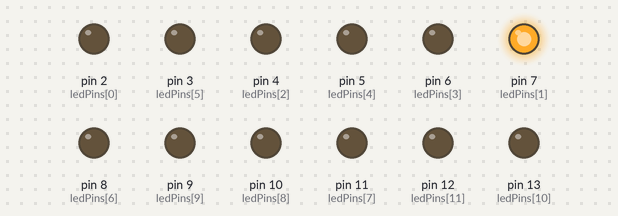
This sketch was run on a simulated Arduino Uno, built with avr-gcc and run on an emulated ATmega328P. On the bench: output pins drawn as LEDs (lit = HIGH).

Above: at 0.37 s.
At 0.87 s:
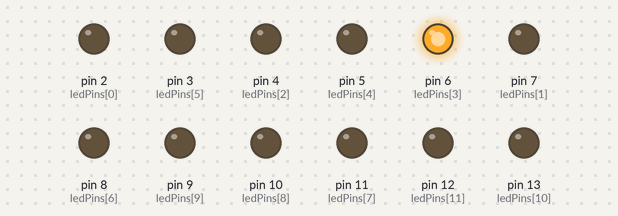
At 1.62 s:
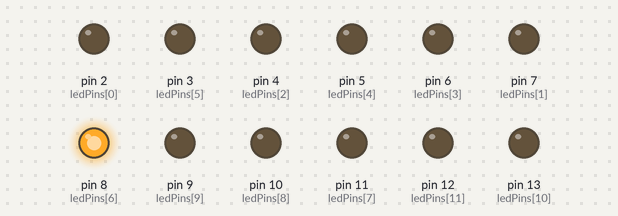
At 3.0 s:
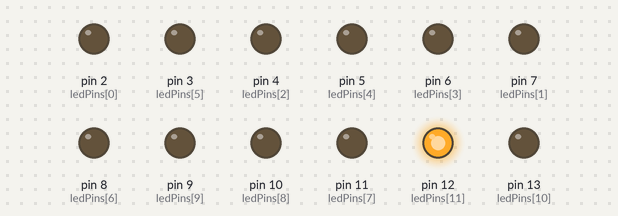
At 4.62 s:
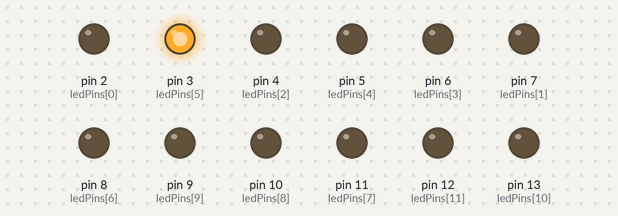
At 6.0 s:
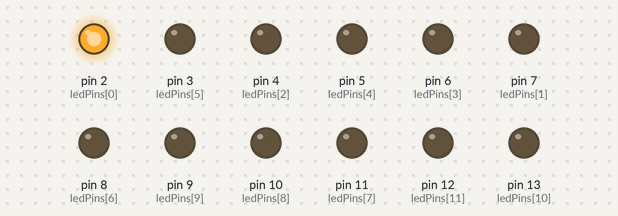
Timing chart, 0 to 7.8 s (numbered marks = the images above):
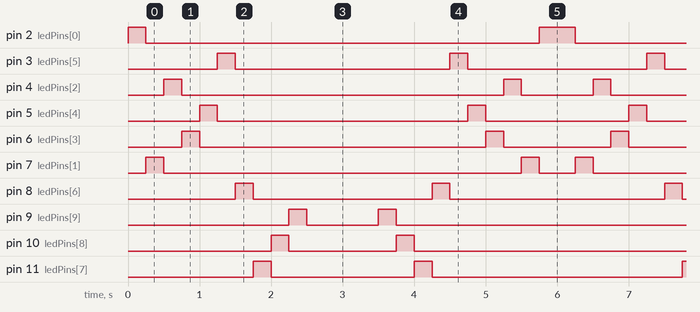

The sketch:

sketch.ino
```cpp
int timer = 250;
int ledPins[] = {2, 7, 4, 6, 5, 3, 8, 11, 10, 9, 13, 12};
int pinCount = sizeof(ledPins) / sizeof(int);

void setup() {
  for (int thisPin = 0; thisPin < pinCount; thisPin++)  {
    pinMode(ledPins[thisPin], OUTPUT);
  }
}

void loop() {
  for (int thisPin = 0; thisPin < pinCount; thisPin++) {
    digitalWrite(ledPins[thisPin], HIGH);
    delay(timer);
    digitalWrite(ledPins[thisPin], LOW);

  }

  for (int thisPin = pinCount - 1; thisPin >= 0; thisPin--) {
    digitalWrite(ledPins[thisPin], HIGH);
    delay(timer);
    digitalWrite(ledPins[thisPin], LOW);
  }
}
```

Measured:
- by itself, pin 2 (ledPins[0]): repeats every 6.0 s: LOW 5.5 s, HIGH 0.50 s
- by itself, pin 3 (ledPins[5]): repeats every 6.0 s: LOW 3.0 s, HIGH 0.25 s, LOW 2.5 s, HIGH 0.25 s
- by itself, pin 4 (ledPins[2]): repeats every 6.0 s: LOW 4.5 s, HIGH 0.25 s, LOW 1.0 s, HIGH 0.25 s
- by itself, pin 5 (ledPins[4]): repeats every 6.0 s: LOW 3.5 s, HIGH 0.25 s, LOW 2.0 s, HIGH 0.25 s
- by itself, pin 6 (ledPins[3]): repeats every 6.0 s: LOW 4.0 s, HIGH 0.25 s, LOW 1.5 s, HIGH 0.25 s
- by itself, pin 7 (ledPins[1]): repeats every 6.0 s: LOW 5.0 s, HIGH 0.25 s, LOW 0.50 s, HIGH 0.25 s
- by itself, pin 8 (ledPins[6]): repeats every 6.0 s: LOW 2.5 s, HIGH 0.25 s, LOW 3.0 s, HIGH 0.25 s
- by itself, pin 9 (ledPins[9]): repeats every 6.0 s: LOW 1.0 s, HIGH 0.25 s, LOW 4.5 s, HIGH 0.25 s
